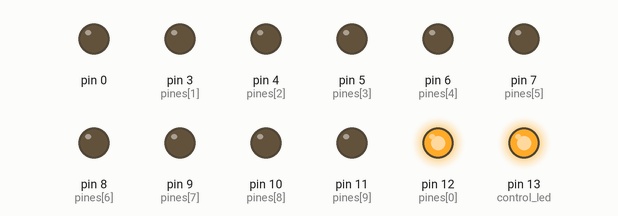
Recording of a sketch running on a simulated Arduino Uno, built with avr-gcc and run on an emulated ATmega328P. Shown: output pins drawn as LEDs (lit = HIGH).

Above: at 0.05 s.
At 0.35 s:
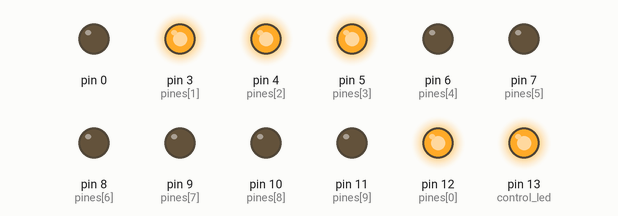
At 0.75 s:
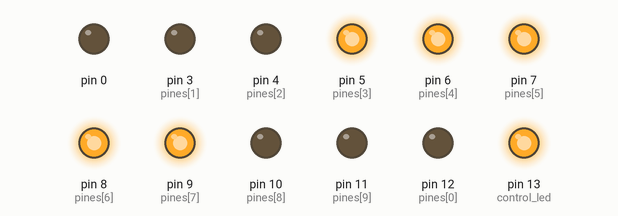
At 1.45 s:
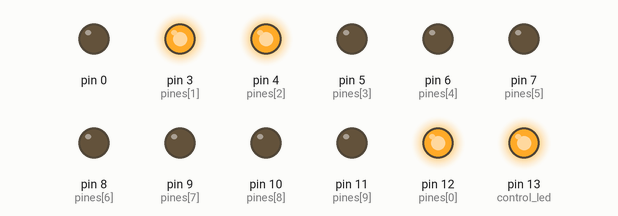
At 2.15 s:
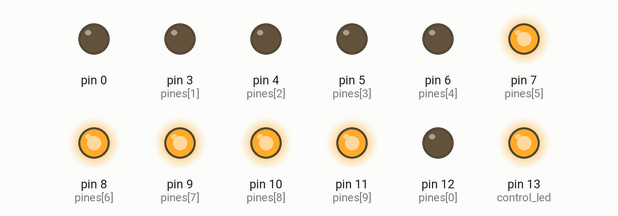
At 2.85 s:
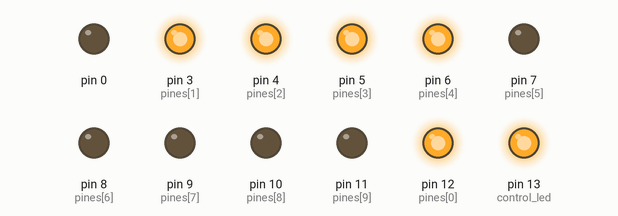
Timing chart, 0 to 3.1 s (numbered marks = the images above):
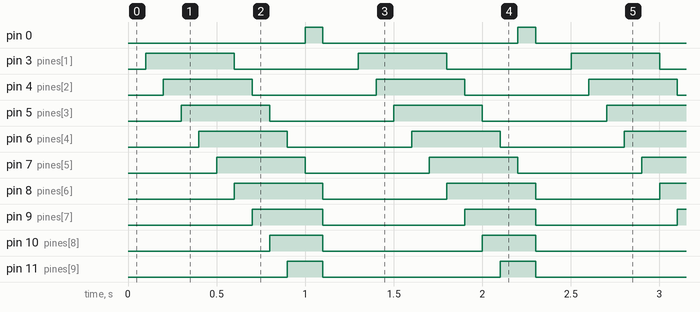

Measured:
- by itself, pin 0: alternates HIGH for 0.10 s and LOW for 1.1 s
- by itself, pin 9 (pines[7]): alternates HIGH for 0.40 s and LOW for 0.80 s
- by itself, pin 10 (pines[8]): alternates HIGH for 0.30 s and LOW for 0.90 s
- by itself, pin 11 (pines[9]): alternates HIGH for 0.20 s and LOW for 1.0 s
- by itself, pin 13 (control_led): alternates HIGH for 1.1 s and LOW for 0.10 s
- by itself, pin 3 (pines[1]), pin 4 (pines[2]), pin 5 (pines[3]), pin 6 (pines[4]), pin 7 (pines[5]), pin 8 (pines[6]), pin 12 (pines[0]): alternates HIGH for 0.50 s and LOW for 0.70 s

The sketch:

EJERCICIO_9.ino
```cpp
// Variable declaración
// Declaración de los pines tipo lista
int pines [] = { 12, 3, 4, 5, 6, 7, 8, 9, 10, 11, };

int control_led = 13; // Led controlador

// Tiempo antes de encender el siguiente LED
int tiempo_siguiente = 100;

// Número de LED-s que permanecen encendidos antes de empezar a apagarlos para
//formar la cola
int longitud = 4;

int leds_size = 11;  // Número de LED-s conectados

void setup() {
  int a;

  pinMode (control_led, OUTPUT);
  for (a = 0; a < leds_size; a++)
  {
    pinMode(pines[a], OUTPUT);
  }
}
void loop() {
  int a;
  // Se establece la longitud de la cola en un contador
  int contador = longitud;

  // Se enciende el LED de control para indicar el inicio del loop
  digitalWrite(control_led, HIGH);
  for (a = 0; a < leds_size; a++)
  {
    digitalWrite(pines[a], HIGH); // Se encienden consecutivamente los LED
    delay(tiempo_siguiente);

    if (contador == 0)
    {
      // Se apagan los LED-s en función de la longitud de la cola.
      digitalWrite(pines[a - longitud], LOW);
    }

    else if (contador > 0)
      contador--;
  }
  for (a = (leds_size - tiempo_siguiente); a < leds_size; a++)
  {
    digitalWrite(pines[a], LOW); // Se apagan los LED


  }
  delay(tiempo_siguiente);
}
```
